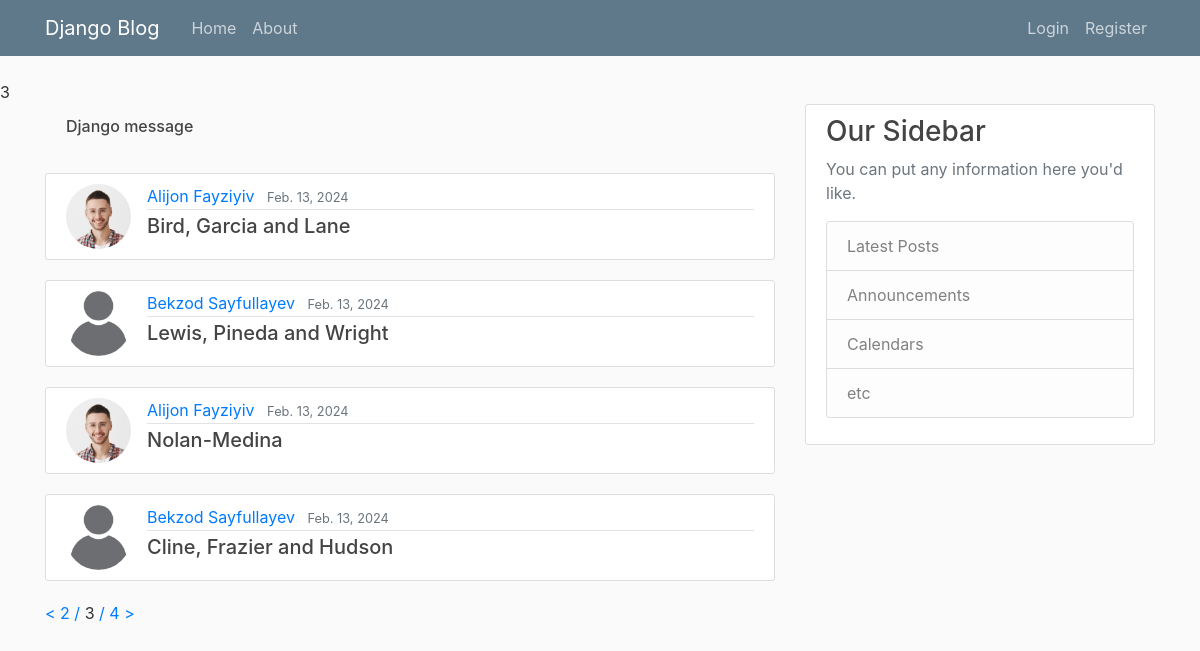
/?page=3, run on the app's committed database.
### blog/models.py (models this page shows, shortened)
class AbstractModel(models.Model):
    created_at = models.DateTimeField(auto_now_add=True)
    updated_at = models.DateTimeField(auto_now=True)
    class Meta:
        abstract = True

class Post(AbstractModel):
    title = models.CharField(max_length=128)
    content = models.TextField()
    published = models.DateField()
    is_active = models.BooleanField(default=False)
    author = models.ForeignKey("blog.User", CASCADE, "posts")

class User(AbstractUser, AbstractModel):
    avatar = models.ImageField(default='images.png')

### blog/views.py (the view)
# urls.py: path('', home_page, name="home-page"),
def home_page(request):
    if request.user.is_authenticated:
        posts = Post.objects.exclude(author=request.user).filter(is_active=True).order_by('published')
    else:
        posts = Post.objects.all().filter(is_active=True).order_by('published')
    size = request.GET.get('size', 4)
    page = request.GET.get('page', 1)
    paginator = Paginator(posts, size)
    page_obj = paginator.page(page)
    return render(request, 'blog/home.html', {'page_obj': page_obj})

### templates/blog/home.html
3{% extends 'blog/base.html' %}
{% load static %}
{% block body %}
    <main role="main" class="container">
        <div class="row">
            <div class="col-md-8">
                <div class="alert alert-{{ message.tags }}">
                    <h6>Django message</h6>
                </div>
                {% for post in page_obj %}
                    <article class="media content-section">
                        <img class="rounded-circle article-img" src="{{ post.author.avatar.url }}">
                        <div class="media-body">
                            <div class="article-metadata">
                                <a class="mr-2"
                                   href="{% url 'blog:user-profile' post.author.username %}">{{ post.author.first_name }} {{ post.author.last_name }}</a>
                                <small class="text-muted">{{ post.published }}</small>
                            </div>
                            <h5><a class="article-title"
                                   href="{% url 'blog:post-detail' post.pk %}">{{ post.title }}</a></h5>
                        </div>
                    </article>
                {% endfor %}
            </div>
            {% include 'blog/sidebar.html' %}
        </div>
        {% include 'blog/poginator.html' %}
    </main>
{% endblock %}

### blog/static/main.css (style rules this page uses)
body { background: #fafafa; color: #333333; margin-top: 5rem; }
h1, h2, h3, h4, h5, h6 { color: #444444; }
.content-section { background: #ffffff; padding: 10px 20px; border: 1px solid #dddddd; border-radius: 3px; margin-bottom: 20px; }
.article-title { color: #444444; }
.article-img { height: 65px; width: 65px; margin-right: 16px; }
.article-metadata { padding-bottom: 1px; margin-bottom: 4px; border-bottom: 1px solid #e3e3e3 }

### data on the page
Post: author.avatar (picture), author.first_name "Alijon", author.last_name "Fayziyiv", published "Feb. 13, 2024", title "Bird, Garcia and Lane"
Post: author.avatar (picture), author.first_name "Bekzod", author.last_name "Sayfullayev", published "Feb. 13, 2024", title "Lewis, Pineda and Wright"
Post: author.avatar (picture), author.first_name "Alijon", author.last_name "Fayziyiv", published "Feb. 13, 2024", title "Nolan-Medina"
Post: author.avatar (picture), author.first_name "Bekzod", author.last_name "Sayfullayev", published "Feb. 13, 2024", title "Cline, Frazier and Hudson"

### other printed values
{{ page_obj.previous_page_number }} "2"
{{ page_obj.number }} "3"
{{ page_obj.next_page_number }} "4"
